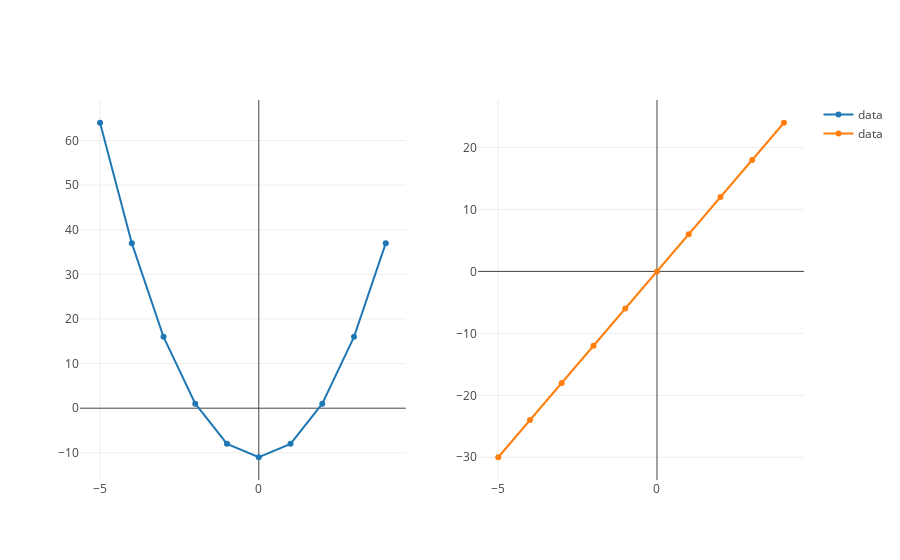

The notebook cell this image was saved under:
### Markdown cell above
Here we'll do that with $f(x) = 3x^2 - 11$ and $f'(x) = 6x $.

### Code cell
from graph import plot_figure
side_by_side_three_x_squared_minus_eleven = side_by_side_derivative_rules(three_x_squared_minus_eleven, list(range(-5, 5)))
if side_by_side_three_x_squared_minus_eleven:
    plot_figure(side_by_side_three_x_squared_minus_eleven)

### Figure 1 — Plotly figure (JSON) as saved in the notebook; plotly's stock layout.template omitted (floating-point values rounded to 4 significant figures)
{"data": [{"mode": "line", "name": "data", "text": [], "type": "scatter", "x": [-5, -4, -3, -2, -1, 0, 1, 2, 3, 4], "xaxis": "x1", "y": [64, 37, 16, 1, -8, -11, -8, 1, 16, 37], "yaxis": "y1"}, {"mode": "line", "name": "data", "text": [], "type": "scatter", "x": [-5, -4, -3, -2, -1, 0, 1, 2, 3, 4], "xaxis": "x2", "y": [-30, -24, -18, -12, -6, 0, 6, 12, 18, 24], "yaxis": "y2"}], "layout": {"xaxis1": {"anchor": "y1", "domain": [0, 0.45]}, "xaxis2": {"anchor": "y2", "domain": [0.55, 1]}, "yaxis1": {"anchor": "x1", "domain": [0, 1]}, "yaxis2": {"anchor": "x2", "domain": [0, 1]}}}
